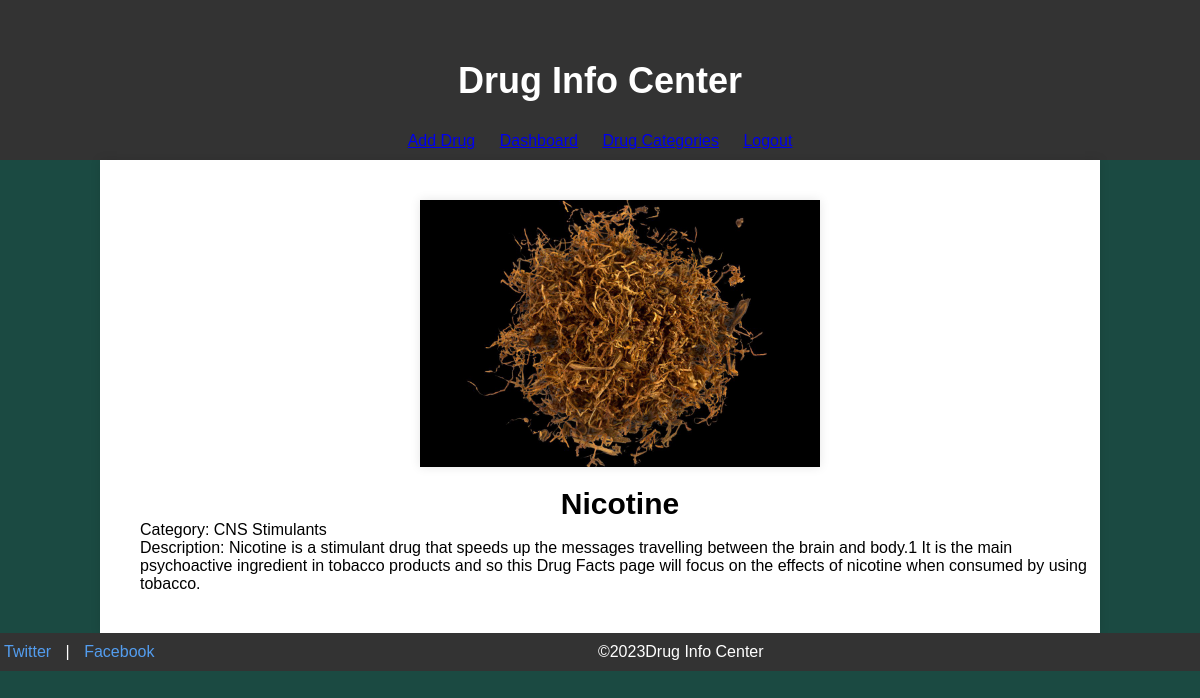
The page /view_details.php?drug_id=2 on the database its author committed.
### tables this page shows
CREATE TABLE `drug_details` (
  `drug_id` int(11) NOT NULL,
  `drug_name` varchar(100) NOT NULL,
  `category_id` int(11) DEFAULT NULL,
  `description` text DEFAULT NULL,
  `image_url` varchar(255) DEFAULT NULL
);

CREATE TABLE `drug_categories` (
  `category_id` int(11) NOT NULL,
  `category_name` varchar(50) NOT NULL
);

### view_details.php (the view, shortened to what this page needs)
<?php
include 'header.php';
require_once("db_connection.php");
if (isset($_GET['drug_id'])) {
    $drugId = $_GET['drug_id'];
    $query = "SELECT drug_name, description, image_url, category_name
              FROM drug_details
              JOIN drug_categories ON drug_details.category_id = drug_categories.category_id
              WHERE drug_id = ?";
    $stmt = $conn->prepare($query);
    $stmt->bind_param("i", $drugId);
    if ($stmt->execute()) {
        $result = $stmt->get_result();
        $drug = $result->fetch_assoc();
        if ($drug) {
            echo "<div class='section page'>";
            echo "<div class='wrapper'>";
            echo "<div class='media-picture'>";
            echo "<span>";
            echo "<img src='" . $drug['image_url'] . "' alt='" . $drug['drug_name'] . "' />";
            echo "</span>";
            echo "</div>";
            echo "<div class='media-details'>";
            echo "<h1>" . $drug['drug_name'] . "</h1>";
            echo "<p><span>Category: </span>" . $drug['category_name'] . "</p>";
            echo "<p>Description: " . $drug['description'] . "</p>";
            echo "</div>";
            echo "</div>";
            echo "</div>";
            echo "</div>";
        } else {
            echo "Drug not found.";
        }
    } else {
        echo "Error: " . $stmt->error;
    }
} else {
    echo "Drug ID not provided.";
}
include 'footer.php';
?>

### css/style.css (style rules this page uses)
body, h1, h2, p, ul, li { margin: 0; padding: 0; }
body { font-family: Arial, sans-serif; background-color: #1b4a42; }
.wrapper { width: 100%; max-width: 980px; margin: 0 auto; padding: 20px; flex-grow: 1; }
.wrapper h1 { font-size: 30px; text-align: center; margin-top: 20px; }
.media-picture img { max-width: 400px; height: auto; display: block; margin: 0 auto; box-shadow: 0 0 10px rgba(0, 0, 0, 0.1); overflow: hidden; }

### rows shown on the page
drug_details: image_url (picture), drug_name "Nicotine", category.category_name "CNS Stimulants", description "Nicotine is a stimulant drug that speeds up the messages travelling between the brain and body.1 It is the main psychoactive ingredient in tobacco products and so this Drug Facts page will focus on the effects of nicotine when consumed by using tobacco."
